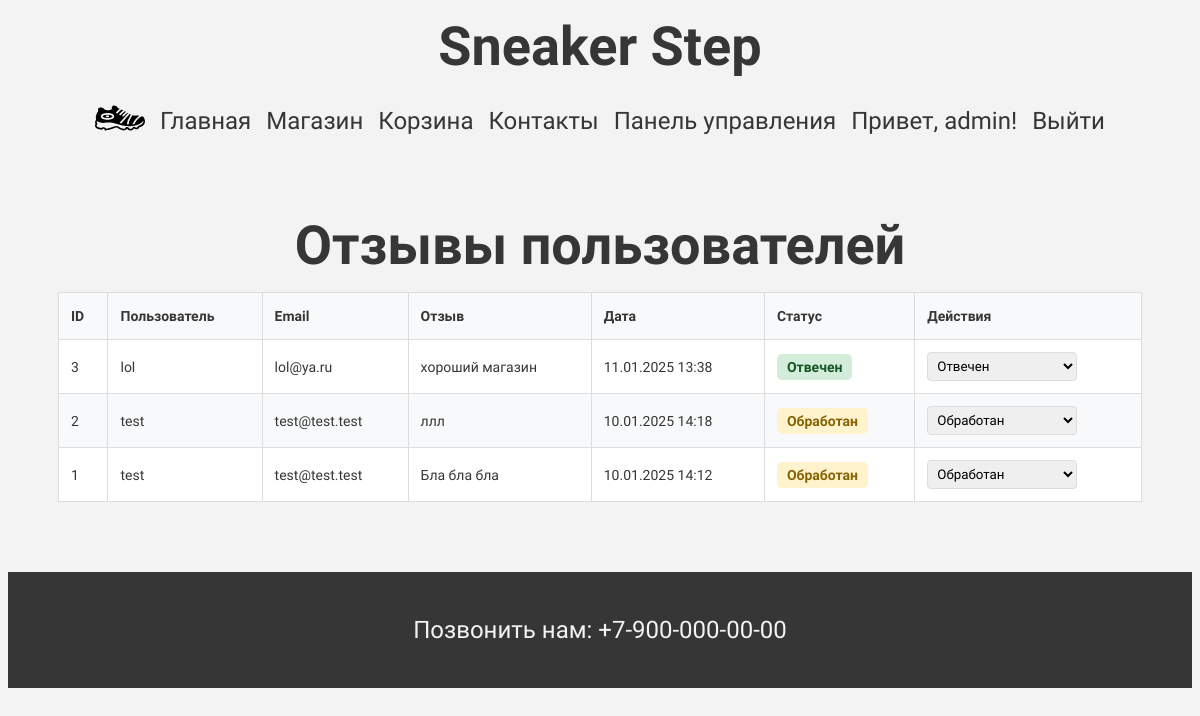
The page /admin_feedback.php (signed in) on the database its author committed.
### tables this page shows
CREATE TABLE feedback (
    id INTEGER PRIMARY KEY AUTOINCREMENT,
    user_id INTEGER NOT NULL,
    message TEXT NOT NULL,
    status TEXT DEFAULT 'new',
    created_at TIMESTAMP DEFAULT CURRENT_TIMESTAMP,
    FOREIGN KEY (user_id) REFERENCES users(id)
);

CREATE TABLE users (
            id INTEGER PRIMARY KEY AUTOINCREMENT,
            username TEXT NOT NULL UNIQUE,
            email TEXT NOT NULL UNIQUE,
            password TEXT NOT NULL,
            created_at DATETIME DEFAULT CURRENT_TIMESTAMP
        , role TEXT DEFAULT 'user', phone TEXT, full_name TEXT, address TEXT);

### admin_feedback.php (the view, shortened to what this page needs)
<?php
$additional_css = '<link rel="stylesheet" href="cart.css" />';
include 'includes/header.php';
include 'includes/db.php';
$stmt = $db->prepare("
    SELECT f.*, u.username, u.email
    FROM feedback f
    JOIN users u ON f.user_id = u.id
    ORDER BY f.created_at DESC
");
$stmt->execute();
$feedbacks = $stmt->fetchAll(PDO::FETCH_ASSOC);
?>
<main class="admin-feedback">
    <h1>Отзывы пользователей</h1>
    <?php if (empty($feedbacks)): ?>
        <div class="empty-feedback">
            <p>Отзывов пока нет</p>
        </div>
    <?php else: ?>
        <table class="products-table">
            <thead>
                <tr>
                    <th>ID</th>
                    <th>Пользователь</th>
                    <th>Email</th>
                    <th>Отзыв</th>
                    <th>Дата</th>
                    <th>Статус</th>
                    <th>Действия</th>
                </tr>
            </thead>
            <tbody>
                <?php foreach ($feedbacks as $feedback): ?>
                    <tr class="feedback-item" data-id="<?= $feedback['id'] ?>">
                        <td><?= $feedback['id'] ?></td>
                        <td><?= htmlspecialchars($feedback['username']) ?></td>
                        <td><?= htmlspecialchars($feedback['email']) ?></td>
                        <td><?= htmlspecialchars($feedback['message']) ?></td>
                        <td><?= date('d.m.Y H:i', strtotime($feedback['created_at'])) ?></td>
                        <td>
                            <span class="feedback-status status-<?= strtolower($feedback['status']) ?>">
                                <?php
                                $statuses = [
                                    'new' => 'Новый',
                                    'processed' => 'Обработан',
                                    'answered' => 'Отвечен',
                                    'closed' => 'Закрыт'
                                ];
                                echo $statuses[$feedback['status']] ?? $feedback['status'];
                                ?>
                            </span>
                        </td>
                        <td>
                            <select class="status-select" onchange="updateFeedbackStatus(this)">
                                <?php foreach ($statuses as $key => $value): ?>
                                    <option value="<?= $key ?>" <?= $feedback['status'] === $key ? 'selected' : '' ?>>
                                        <?= $value ?>
                                    </option>
                                <?php endforeach; ?>
                            </select>
                        </td>
                    </tr>
                <?php endforeach; ?>
            </tbody>
        </table>
    <?php endif; ?>
</main>
<?php include 'includes/footer.php'; ?>

### style.css (style rules this page uses)
body { background-color: rgb(243, 243, 243); }
main { margin: 30px; }
h1 { font-family: 'Jura', sans-serif; font-size: 54px; color: #363636; text-align: center; margin: 15px; }
th { font-family: 'Jura', sans-serif; font-size: 20px; color: #363636; border: 2px solid #363636; padding: 5px; }
td { font-family: 'Jura', sans-serif; font-size: 20px; color: #363636; border: 2px solid #363636; padding: 5px; }

### cart.css (style rules this page uses)
.products-table { width: 100%; border-collapse: collapse; margin-bottom: 20px; }
.products-table th, .products-table td { padding: 12px; border: 1px solid #ddd; text-align: left; }
.products-table th { background-color: #f5f5f5; }
.products-table td { vertical-align: middle; }
.admin-feedback { padding: 20px; }
.feedback-status { padding: 5px 10px; border-radius: 5px; font-size: 14px; font-weight: bold; }
.status-processed { background-color: #fff3cd; color: #856404; }
.status-answered { background-color: #d4edda; color: #155724; }
.status-select { padding: 5px; border-radius: 4px; border: 1px solid #ddd; font-family: 'Jura', sans-serif; }
.feedback-item { background: #fff; padding: 20px; border-radius: 5px; border: 1px solid #ddd; }
.status-select { padding: 5px; border-radius: 4px; border: 1px solid #ddd; font-family: 'Jura', sans-serif; width: 150px; }
.products-table td { max-width: 300px; overflow: hidden; text-overflow: ellipsis; white-space: nowrap; }
.products-table td { vertical-align: middle; padding: 12px; font-size: 14px; }
.products-table th { background-color: #f8f9fa; font-weight: bold; padding: 15px 12px; font-size: 14px; }
.products-table tr:nth-child(even) { background-color: #f8f9fa; }

### rows shown on the page
feedback: id "3", user.username "lol", user.email "lol@ya.ru", message "хороший магазин", created_at "11.01.2025 13:38", status "Отвечен"
feedback: id "2", user.username "test", user.email "test@test.test", message "ллл", created_at "10.01.2025 14:18", status "Обработан"
feedback: id "1", user.username "test", user.email "test@test.test", message "Бла бла бла", created_at "10.01.2025 14:12", status "Обработан"

### other values the page prints
$_SESSION['username'] "admin"
